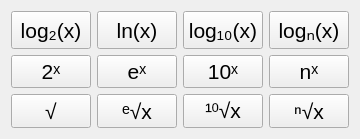
               <widget class="QWidget" name="page_11">
                <layout class="QVBoxLayout" name="verticalLayout_13">
                 <item>
                  <layout class="QGridLayout" name="gridLayout_5">
                   <item row="1" column="3">
                    <widget class="QPushButton" name="pushButton_exp_10">
                     <property name="sizePolicy">
                      <sizepolicy hsizetype="Minimum" vsizetype="Expanding">
                       <horstretch>0</horstretch>
                       <verstretch>0</verstretch>
                      </sizepolicy>
                     </property>
                     <property name="font">
                      <font>
                       <pointsize>16</pointsize>
                      </font>
                     </property>
                     <property name="text">
                      <string>10ˣ</string>
                     </property>
                    </widget>
                   </item>
                   <item row="0" column="1">
                    <widget class="QPushButton" name="pushButton_log_e">
                     <property name="sizePolicy">
                      <sizepolicy hsizetype="Minimum" vsizetype="Expanding">
                       <horstretch>0</horstretch>
                       <verstretch>0</verstretch>
                      </sizepolicy>
                     </property>
                     <property name="font">
                      <font>
                       <pointsize>16</pointsize>
                      </font>
                     </property>
                     <property name="text">
                      <string>ln(x)</string>
                     </property>
                    </widget>
                   </item>
                   <item row="2" column="1">
                    <widget class="QPushButton" name="pushButton_rad_e">
                     <property name="sizePolicy">
                      <sizepolicy hsizetype="Minimum" vsizetype="Expanding">
                       <horstretch>0</horstretch>
                       <verstretch>0</verstretch>
                      </sizepolicy>
                     </property>
                     <property name="font">
                      <font>
                       <pointsize>16</pointsize>
                      </font>
                     </property>
                     <property name="text">
                      <string>ᵉ√x</string>
                     </property>
                    </widget>
                   </item>
                   <item row="0" column="4">
                    <widget class="QPushButton" name="pushButton_log_n">
                     <property name="sizePolicy">
                      <sizepolicy hsizetype="Minimum" vsizetype="Expanding">
                       <horstretch>0</horstretch>
                       <verstretch>0</verstretch>
                      </sizepolicy>
                     </property>
                     <property name="font">
                      <font>
                       <pointsize>16</pointsize>
                      </font>
                     </property>
                     <property name="text">
                      <string>logₙ(x)</string>
                     </property>
                    </widget>
                   </item>
                   <item row="2" column="4">
                    <widget class="QPushButton" name="pushButton_rad_n">
                     <property name="sizePolicy">
                      <sizepolicy hsizetype="Minimum" vsizetype="Expanding">
                       <horstretch>0</horstretch>
                       <verstretch>0</verstretch>
                      </sizepolicy>
                     </property>
                     <property name="font">
                      <font>
                       <pointsize>16</pointsize>
                      </font>
                     </property>
                     <property name="text">
                      <string>ⁿ√x</string>
                     </property>
                    </widget>
                   </item>
                   <item row="1" column="1">
                    <widget class="QPushButton" name="pushButton_exp_e">
                     <property name="sizePolicy">
                      <sizepolicy hsizetype="Minimum" vsizetype="Expanding">
                       <horstretch>0</horstretch>
                       <verstretch>0</verstretch>
                      </sizepolicy>
                     </property>
                     <property name="font">
                      <font>
                       <pointsize>16</pointsize>
                      </font>
                     </property>
                     <property name="text">
                      <string>eˣ</string>
                     </property>
                    </widget>
                   </item>
                   <item row="1" column="0">
                    <widget class="QPushButton" name="pushButton_exp_2">
                     <property name="sizePolicy">
                      <sizepolicy hsizetype="Minimum" vsizetype="Expanding">
                       <horstretch>0</horstretch>
                       <verstretch>0</verstretch>
                      </sizepolicy>
                     </property>
                     <property name="font">
                      <font>
                       <pointsize>16</pointsize>
                      </font>
                     </property>
                     <property name="text">
                      <string>2ˣ</string>
                     </property>
                    </widget>
                   </item>
                   <item row="2" column="3">
                    <widget class="QPushButton" name="pushButton_rad_10">
                     <property name="sizePolicy">
                      <sizepolicy hsizetype="Minimum" vsizetype="Expanding">
                       <horstretch>0</horstretch>
                       <verstretch>0</verstretch>
                      </sizepolicy>
                     </property>
                     <property name="font">
                      <font>
                       <pointsize>16</pointsize>
                      </font>
                     </property>
                     <property name="text">
                      <string>¹⁰√x</string>
                     </property>
                    </widget>
                   </item>
                   <item row="0" column="3">
                    <widget class="QPushButton" name="pushButton_log_10">
                     <property name="sizePolicy">
                      <sizepolicy hsizetype="Minimum" vsizetype="Expanding">
                       <horstretch>0</horstretch>
                       <verstretch>0</verstretch>
                      </sizepolicy>
                     </property>
                     <property name="font">
                      <font>
                       <pointsize>16</pointsize>
                      </font>
                     </property>
                     <property name="text">
                      <string>log₁₀(x)</string>
                     </property>
                    </widget>
                   </item>
                   <item row="0" column="0">
                    <widget class="QPushButton" name="pushButton_log_2">
                     <property name="sizePolicy">
                      <sizepolicy hsizetype="Minimum" vsizetype="Expanding">
                       <horstretch>0</horstretch>
                       <verstretch>0</verstretch>
                      </sizepolicy>
                     </property>
                     <property name="font">
                      <font>
                       <pointsize>16</pointsize>
                      </font>
                     </property>
                     <property name="text">
                      <string>log₂(x)</string>
                     </property>
                    </widget>
                   </item>
                   <item row="1" column="4">
                    <widget class="QPushButton" name="pushButton_exp_n">
                     <property name="sizePolicy">
                      <sizepolicy hsizetype="Minimum" vsizetype="Expanding">
                       <horstretch>0</horstretch>
                       <verstretch>0</verstretch>
                      </sizepolicy>
                     </property>
                     <property name="font">
                      <font>
                       <pointsize>16</pointsize>
                      </font>
                     </property>
                     <property name="text">
                      <string>nˣ</string>
                     </property>
                    </widget>
                   </item>
                   <item row="2" column="0">
                    <widget class="QPushButton" name="pushButton_rad_2">
                     <property name="sizePolicy">
                      <sizepolicy hsizetype="Minimum" vsizetype="Expanding">
                       <horstretch>0</horstretch>
                       <verstretch>0</verstretch>
                      </sizepolicy>
                     </property>
                     <property name="font">
                      <font>
                       <pointsize>16</pointsize>
                      </font>
                     </property>
                     <property name="text">
                      <string>√</string>
                     </property>
                    </widget>
                   </item>
                  </layout>
                 </item>
                </layout>
               </widget>
